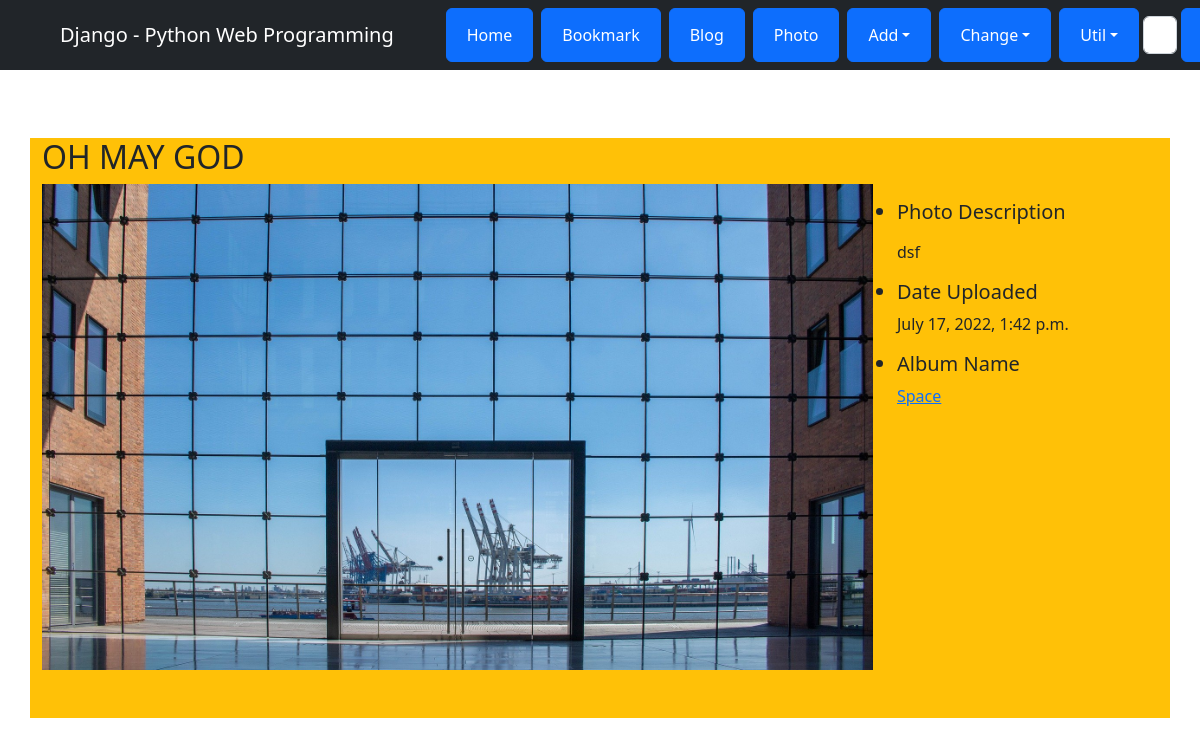
The app's page /photo/album/photo/3 with its own data.
### photo/models.py (models this page shows, shortened)
class Photo(models.Model):
    album = models.ForeignKey(Album, on_delete=models.CASCADE)
    title = models.CharField('TITLE', max_length=30)
    description = models.TextField('Photo Description', blank=True)
    image = ThumbnailImageField(upload_to='photo')
    upload_dt = models.DateTimeField('Upload Date', auto_now_add=True)
    owner = models.ForeignKey('auth.User', on_delete=models.CASCADE, verbose_name ='OWNER', blank=True, null= True)
    class Meta:
        ordering =('title',)

class Album(models.Model):
    name = models.CharField(max_length = 30)
    description = models.CharField('One Line Description', max_length=100, blank=True)
    owner = models.ForeignKey('auth.User', on_delete=models.CASCADE, verbose_name ='OWNER', blank=True, null= True)
    class Meta:
        ordering = ('name',)

### photo/views.py (the view)
# urls.py: path('album/photo/<int:pk>', views.PhotoDV.as_view(), name ='photo_detail'),
class PhotoDV(DetailView):
    model = Photo

### photo/templates/photo/photo_detail.html (shortened to what this page needs)
{% extends "base.html" %}
{% block content %}
    <h2 class = "mt-5"> {{ object.title }}</h2>
    <div class = "row">
        <div class="col-md-9 mb-5">
            <a href = "{{ object.image.url }}">
                <img src="{{ object.image.url }}" style="width:100%;">
            </a>
        </div>
        <ul class = "col-md-3 mt-3">
            <li class="h5">Photo Description</li>
                {% if object.description %}<p>{{ object.description|linebreaks }}</p>
                {% else %}<p>(blank)</p>{% endif %}
            <li class="h5">Date Uploaded</li>
                <p class="font-italic">{{ object.upload_dt }}</p>
            <li class="h5">Album Name</li>
                <p class="font-italic">
                    <a href="{% url 'photo:album_detail' object.album.id %}">{{ object.album.name }}</a>
                </p>
        </ul>
    </div>
{% endblock %}

### templates/base.html (style rules this page uses)
body { padding-top: 90px; }

### records on screen
Photo: title "OH MAY GOD", image (picture), description "dsf", upload_dt "July 17, 2022, 1:42 p.m.", album.name "Space"
